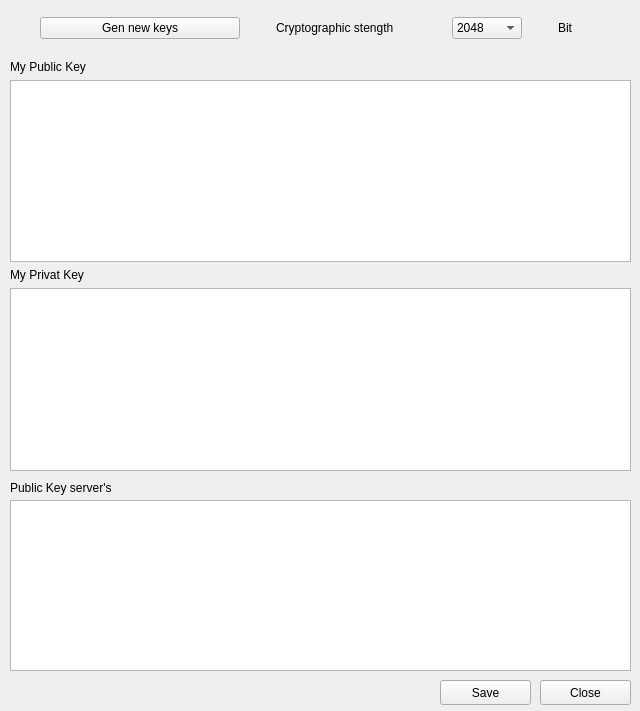
<?xml version="1.0" encoding="UTF-8"?>
<ui version="4.0">
 <class>FormMyKeys</class>
 <widget class="QWidget" name="FormMyKeys">
  <property name="geometry">
   <rect>
    <x>0</x>
    <y>0</y>
    <width>640</width>
    <height>711</height>
   </rect>
  </property>
  <property name="minimumSize">
   <size>
    <width>640</width>
    <height>711</height>
   </size>
  </property>
  <property name="maximumSize">
   <size>
    <width>640</width>
    <height>711</height>
   </size>
  </property>
  <property name="windowTitle">
   <string>My Keys</string>
  </property>
  <widget class="QWidget" name="layoutWidget">
   <property name="geometry">
    <rect>
     <x>10</x>
     <y>10</y>
     <width>621</width>
     <height>36</height>
    </rect>
   </property>
   <layout class="QGridLayout" name="gridLayoutGenKeysRSA">
    <item row="0" column="2">
     <widget class="QComboBox" name="comboBoxBitRSA">
      <property name="maximumSize">
       <size>
        <width>70</width>
        <height>16777215</height>
       </size>
      </property>
      <property name="editable">
       <bool>false</bool>
      </property>
      <property name="currentIndex">
       <number>1</number>
      </property>
      <property name="maxVisibleItems">
       <number>10</number>
      </property>
      <property name="maxCount">
       <number>10</number>
      </property>
      <property name="minimumContentsLength">
       <number>0</number>
      </property>
      <property name="duplicatesEnabled">
       <bool>false</bool>
      </property>
      <item>
       <property name="text">
        <string>4096</string>
       </property>
      </item>
      <item>
       <property name="text">
        <string>2048</string>
       </property>
      </item>
     </widget>
    </item>
    <item row="0" column="0">
     <widget class="QPushButton" name="pushButtonGenNewKeysRSA">
      <property name="maximumSize">
       <size>
        <width>200</width>
        <height>16777215</height>
       </size>
      </property>
      <property name="text">
       <string>Gen new keys</string>
      </property>
     </widget>
    </item>
    <item row="0" column="3">
     <widget class="QLabel" name="labelBitRSA">
      <property name="maximumSize">
       <size>
        <width>40</width>
        <height>15</height>
       </size>
      </property>
      <property name="text">
       <string>Bit</string>
      </property>
     </widget>
    </item>
    <item row="0" column="1">
     <widget class="QLabel" name="label_14">
      <property name="maximumSize">
       <size>
        <width>140</width>
        <height>16777215</height>
       </size>
      </property>
      <property name="text">
       <string>Cryptographic stength</string>
      </property>
     </widget>
    </item>
   </layout>
  </widget>
  <widget class="QWidget" name="layoutWidget_2">
   <property name="geometry">
    <rect>
     <x>10</x>
     <y>60</y>
     <width>621</width>
     <height>411</height>
    </rect>
   </property>
   <layout class="QGridLayout" name="gridLayout_6">
    <item row="2" column="0">
     <widget class="QLabel" name="label_10">
      <property name="maximumSize">
       <size>
        <width>16777215</width>
        <height>15</height>
       </size>
      </property>
      <property name="text">
       <string>My Privat Key</string>
      </property>
     </widget>
    </item>
    <item row="3" column="0">
     <widget class="QTextEdit" name="textEditMyPrivatKeyRSA">
      <property name="maximumSize">
       <size>
        <width>16777215</width>
        <height>16777215</height>
       </size>
      </property>
      <property name="horizontalScrollBarPolicy">
       <enum>Qt::ScrollBarAlwaysOff</enum>
      </property>
     </widget>
    </item>
    <item row="1" column="0">
     <widget class="QTextEdit" name="textEditMyPublicKeyRSA">
      <property name="maximumSize">
       <size>
        <width>16777215</width>
        <height>16777215</height>
       </size>
      </property>
      <property name="horizontalScrollBarPolicy">
       <enum>Qt::ScrollBarAlwaysOff</enum>
      </property>
     </widget>
    </item>
    <item row="0" column="0">
     <widget class="QLabel" name="label_9">
      <property name="maximumSize">
       <size>
        <width>16777215</width>
        <height>15</height>
       </size>
      </property>
      <property name="text">
       <string>My Public Key</string>
      </property>
     </widget>
    </item>
   </layout>
  </widget>
  <widget class="QLabel" name="label_12">
   <property name="geometry">
    <rect>
     <x>10</x>
     <y>480</y>
     <width>549</width>
     <height>15</height>
    </rect>
   </property>
   <property name="maximumSize">
    <size>
     <width>16777215</width>
     <height>15</height>
    </size>
   </property>
   <property name="text">
    <string>Public Key server's</string>
   </property>
  </widget>
  <widget class="QTextEdit" name="textEditPublicKeyServer">
   <property name="geometry">
    <rect>
     <x>10</x>
     <y>500</y>
     <width>621</width>
     <height>171</height>
    </rect>
   </property>
   <property name="maximumSize">
    <size>
     <width>16777215</width>
     <height>200</height>
    </size>
   </property>
   <property name="horizontalScrollBarPolicy">
    <enum>Qt::ScrollBarAlwaysOff</enum>
   </property>
  </widget>
  <widget class="QPushButton" name="pushButtonClose">
   <property name="geometry">
    <rect>
     <x>540</x>
     <y>680</y>
     <width>91</width>
     <height>25</height>
    </rect>
   </property>
   <property name="text">
    <string>Close</string>
   </property>
  </widget>
  <widget class="QPushButton" name="pushButtonSave">
   <property name="geometry">
    <rect>
     <x>440</x>
     <y>680</y>
     <width>91</width>
     <height>25</height>
    </rect>
   </property>
   <property name="text">
    <string>Save</string>
   </property>
  </widget>
 </widget>
 <resources/>
 <connections>
  <connection>
   <sender>pushButtonClose</sender>
   <signal>clicked()</signal>
   <receiver>FormMyKeys</receiver>
   <slot>hide()</slot>
   <hints>
    <hint type="sourcelabel">
     <x>555</x>
     <y>684</y>
    </hint>
    <hint type="destinationlabel">
     <x>384</x>
     <y>685</y>
    </hint>
   </hints>
  </connection>
 </connections>
</ui>
